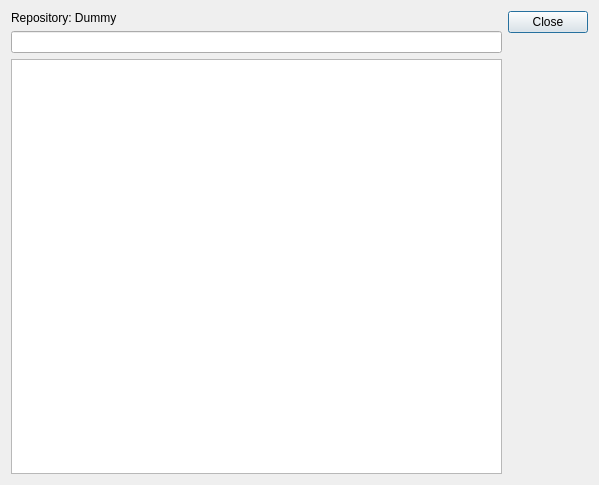
<?xml version="1.0" encoding="UTF-8"?>
<ui version="4.0">
 <class>Git::Internal::StashDialog</class>
 <widget class="QDialog" name="Git::Internal::StashDialog">
  <property name="geometry">
   <rect>
    <x>0</x>
    <y>0</y>
    <width>599</width>
    <height>485</height>
   </rect>
  </property>
  <property name="windowTitle">
   <string>Stashes</string>
  </property>
  <layout class="QHBoxLayout" name="horizontalLayout">
   <item>
    <layout class="QVBoxLayout" name="verticalLayout">
     <item>
      <widget class="QLabel" name="repositoryLabel">
       <property name="text">
        <string notr="true">Repository: Dummy</string>
       </property>
      </widget>
     </item>
     <item>
      <widget class="Utils::FancyLineEdit" name="filterLineEdit"/>
     </item>
     <item>
      <widget class="Utils::TreeView" name="stashView"/>
     </item>
    </layout>
   </item>
   <item>
    <widget class="QDialogButtonBox" name="buttonBox">
     <property name="orientation">
      <enum>Qt::Vertical</enum>
     </property>
     <property name="standardButtons">
      <set>QDialogButtonBox::Close</set>
     </property>
    </widget>
   </item>
  </layout>
 </widget>
 <customwidgets>
  <customwidget>
   <class>Utils::FancyLineEdit</class>
   <extends>QLineEdit</extends>
   <header location="global">utils/fancylineedit.h</header>
  </customwidget>
  <customwidget>
   <class>Utils::TreeView</class>
   <extends>QTreeView</extends>
   <header location="global">utils/itemviews.h</header>
  </customwidget>
 </customwidgets>
 <resources/>
 <connections>
  <connection>
   <sender>buttonBox</sender>
   <signal>accepted()</signal>
   <receiver>Git::Internal::StashDialog</receiver>
   <slot>accept()</slot>
   <hints>
    <hint type="sourcelabel">
     <x>248</x>
     <y>254</y>
    </hint>
    <hint type="destinationlabel">
     <x>157</x>
     <y>274</y>
    </hint>
   </hints>
  </connection>
  <connection>
   <sender>buttonBox</sender>
   <signal>rejected()</signal>
   <receiver>Git::Internal::StashDialog</receiver>
   <slot>reject()</slot>
   <hints>
    <hint type="sourcelabel">
     <x>316</x>
     <y>260</y>
    </hint>
    <hint type="destinationlabel">
     <x>286</x>
     <y>274</y>
    </hint>
   </hints>
  </connection>
 </connections>
</ui>
